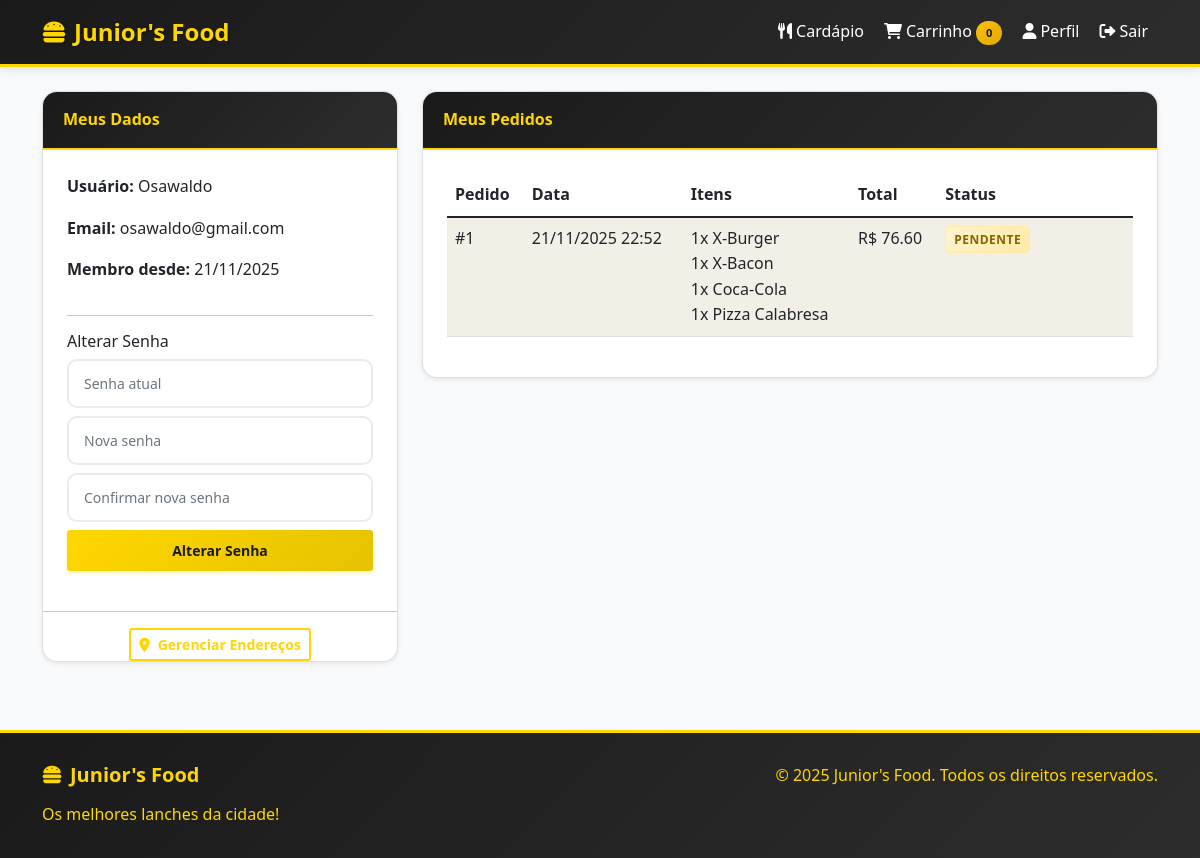
Screenshot of /perfil (signed in) with the database file from the repository.
### models.py (models this page shows, shortened)
class User(UserMixin, db.Model):
    id = db.Column(db.Integer, primary_key=True)
    username = db.Column(db.String(80), unique=True, nullable=False)
    email = db.Column(db.String(120), unique=True, nullable=False)
    password_hash = db.Column(db.String(200), nullable=False)
    is_admin = db.Column(db.Boolean, default=False)
    created_at = db.Column(db.DateTime, default=datetime.utcnow)
    updated_at = db.Column(db.DateTime, default=datetime.utcnow, onupdate=datetime.utcnow)
    pedidos = db.relationship('Pedido', backref='cliente', lazy=True, cascade='all, delete-orphan')
    enderecos = db.relationship('Endereco', backref='usuario', lazy=True, cascade='all, delete-orphan')

class Pedido(db.Model):
    id = db.Column(db.Integer, primary_key=True)
    user_id = db.Column(db.Integer, db.ForeignKey('user.id'), nullable=False)
    endereco_entrega_id = db.Column(db.Integer, db.ForeignKey('endereco.id'))
    status = db.Column(db.String(20), default='pendente')  # pendente, preparando, pronto, entregue, cancelado
    forma_pagamento = db.Column(db.String(20), nullable=False)  # cartao, dinheiro, pix
    troco_para = db.Column(db.Float, default=0)
    observacao = db.Column(db.Text)
    total = db.Column(db.Float, nullable=False)
    created_at = db.Column(db.DateTime, default=datetime.utcnow)
    updated_at = db.Column(db.DateTime, default=datetime.utcnow, onupdate=datetime.utcnow)
    itens = db.relationship('PedidoItem', backref='pedido', lazy=True, cascade='all, delete-orphan')

class PedidoItem(db.Model):
    id = db.Column(db.Integer, primary_key=True)
    pedido_id = db.Column(db.Integer, db.ForeignKey('pedido.id'), nullable=False)
    produto_id = db.Column(db.Integer, db.ForeignKey('produto.id'), nullable=False)
    quantidade = db.Column(db.Integer, nullable=False, default=1)
    observacao = db.Column(db.Text)
    preco_unitario = db.Column(db.Float, nullable=False)
    created_at = db.Column(db.DateTime, default=datetime.utcnow)

class Produto(db.Model):
    id = db.Column(db.Integer, primary_key=True)
    nome = db.Column(db.String(100), nullable=False)
    descricao = db.Column(db.Text)
    preco = db.Column(db.Float, nullable=False)
    imagem = db.Column(db.String(200))
    ativo = db.Column(db.Boolean, default=True)
    categoria_id = db.Column(db.Integer, db.ForeignKey('categoria.id'), nullable=False)
    created_at = db.Column(db.DateTime, default=datetime.utcnow)
    pedido_itens = db.relationship('PedidoItem', backref='produto', lazy=True, cascade='all, delete-orphan')

### app.py (the view)
@app.route('/perfil')
@login_required
def perfil():
    if current_user.is_admin:
        return redirect(url_for('admin_dashboard'))
    pedidos = Pedido.query.filter_by(user_id=current_user.id).order_by(Pedido.created_at.desc()).limit(10).all()
    return render_template('perfil.html', pedidos=pedidos)

### app.py (called while the page is built)
@login_manager.user_loader
def load_user(user_id):
    return User.query.get(int(user_id))

@app.before_request
def check_admin_access():
    if request.endpoint and 'admin_' in request.endpoint:
        if not current_user.is_authenticated:
            return redirect(url_for('login'))
        if not current_user.is_admin:
            flash('Acesso negado. Apenas administradores podem acessar esta área.', 'error')
            return redirect(url_for('cardapio'))

### templates/perfil.html
{% extends "base.html" %}
{% block content %}
<div class="row">
    <div class="col-md-4">
        <div class="card">
            <div class="card-header">Meus Dados</div>
            <div class="card-body">
                <p><strong>Usuário:</strong> {{ current_user.username }}</p>
                <p><strong>Email:</strong> {{ current_user.email }}</p>
                <p><strong>Membro desde:</strong> {{ current_user.created_at.strftime('%d/%m/%Y') }}</p>
                <hr>
                <h6>Alterar Senha</h6>
                <form method="POST" action="{{ url_for('alterar_senha') }}">
                    <div class="mb-2">
                        <input type="password" class="form-control form-control-sm" name="senha_atual" placeholder="Senha atual" required>
                    </div>
                    <div class="mb-2">
                        <input type="password" class="form-control form-control-sm" name="nova_senha" placeholder="Nova senha" required>
                    </div>
                    <div class="mb-2">
                        <input type="password" class="form-control form-control-sm" name="confirmar_senha" placeholder="Confirmar nova senha" required>
                    </div>
                    <button type="submit" class="btn btn-primary btn-sm w-100">Alterar Senha</button>
                </form>
            </div>
            <hr>
            <div class="text-center">
                <a href="{{ url_for('meus_enderecos') }}" class="btn btn-outline-primary btn-sm">
                    <i class="fas fa-map-marker-alt me-2"></i>Gerenciar Endereços
                </a>
            </div>
        </div>
    </div>
    <div class="col-md-8">
        <div class="card">
            <div class="card-header">Meus Pedidos</div>
            <div class="card-body">
                {% if pedidos %}
                    <div class="table-responsive">
                        <table class="table table-striped">
                            <thead>
                                <tr>
                                    <th>Pedido</th>
                                    <th>Data</th>
                                    <th>Itens</th>
                                    <th>Total</th>
                                    <th>Status</th>
                                </tr>
                            </thead>
                            <tbody>
                                {% for pedido in pedidos %}
                                <tr>
                                    <td>#{{ pedido.id }}</td>
                                    <td>{{ pedido.created_at.strftime('%d/%m/%Y %H:%M') }}</td>
                                    <td>
                                        {% for item in pedido.itens %}
                                        {{ item.quantidade }}x {{ item.produto.nome }}<br>
                                        {% endfor %}
                                    </td>
                                    <td>R$ {{ "%.2f"|format(pedido.total) }}</td>
                                    <td>
                                        <span class="status-badge status-{{ pedido.status }}">
                                            {{ pedido.status|title }}
                                        </span>
                                    </td>
                                </tr>
                                {% endfor %}
                            </tbody>
                        </table>
                    </div>
                {% else %}
                    <p class="text-center text-muted">Nenhum pedido realizado</p>
                {% endif %}
            </div>
        </div>
    </div>
</div>
{% endblock %}

### static/css/style.css (style rules this page uses)
:root { --primary-black: #1a1a1a; --primary-yellow: #ffd700; --dark-yellow: #e6c200; --light-gray: #f8f9fa; --success-green: #28a745; --warning-orange: #ffc107; --danger-red: #dc3545; --info-blue: #17a2b8; }
* { margin: 0; padding: 0; box-sizing: border-box; }
body { background-color: var(--light-gray); font-family: 'Segoe UI', Tahoma, Geneva, Verdana, sans-serif; line-height: 1.6; min-height: 100vh; display: flex; flex-direction: column; }
.btn-primary { background: linear-gradient(135deg, var(--primary-yellow) 0%, var(--dark-yellow) 100%); border: none; color: var(--primary-black); font-weight: 600; padding: 10px 20px; transition: all 0.3s ease; box-shadow: 0 2px 5px rgba(255, 215, 0, 0.3); }
.btn-outline-primary { border: 2px solid var(--primary-yellow); color: var(--primary-yellow); font-weight: 600; transition: all 0.3s ease; }
.card { border: 2px solid var(--primary-black); border-radius: 15px; transition: all 0.3s ease; box-shadow: 0 4px 6px rgba(0,0,0,0.1); margin-bottom: 20px; overflow: hidden; }
.card-header { background: linear-gradient(135deg, var(--primary-black) 0%, #2d2d2d 100%); color: var(--primary-yellow); font-weight: bold; border-bottom: 2px solid var(--primary-yellow); padding: 15px 20px; }
.card-body { padding: 25px; }
.card-body { display: flex; flex-direction: column; }
.table-striped tbody tr:nth-of-type(odd) { background-color: rgba(255, 215, 0, 0.05); }
.status-badge { padding: 8px 16px; border-radius: 20px; font-weight: bold; font-size: 0.8rem; text-transform: uppercase; letter-spacing: 0.5px; }
.status-pendente { background: linear-gradient(135deg, #fff3cd 0%, #ffeaa7 100%); color: #856404; border: 1px solid #ffeaa7; }
.form-control, .form-select { border: 2px solid #e9ecef; border-radius: 10px; padding: 12px 15px; transition: all 0.3s ease; }
.status-badge { padding: 0.25rem 0.5rem; border-radius: 0.25rem; font-size: 0.75rem; font-weight: 600; text-transform: uppercase; }
.status-pendente { background-color: #fff3cd; color: #856404; border: 1px solid #ffeaa7; }
.table td:last-child { min-width: 180px; }
.card { box-shadow: 0 0.125rem 0.25rem rgba(0, 0, 0, 0.075); border: 1px solid rgba(0, 0, 0, 0.125); }
.card-body { padding: 1.5rem; }

### rows the page displays
User: username "Osawaldo", email "osawaldo@gmail.com", created_at "21/11/2025"
Pedido: id "1", created_at "21/11/2025 22:52", total "76.60", status "PENDENTE"
PedidoItem: quantidade "1", produto.nome "X-Burger"
PedidoItem: quantidade "1", produto.nome "X-Bacon"
PedidoItem: quantidade "1", produto.nome "Coca-Cola"
PedidoItem: quantidade "1", produto.nome "Pizza Calabresa"

### other values shown
{{ session.carrinho|length if session.carrinho else 0 }} "0"
